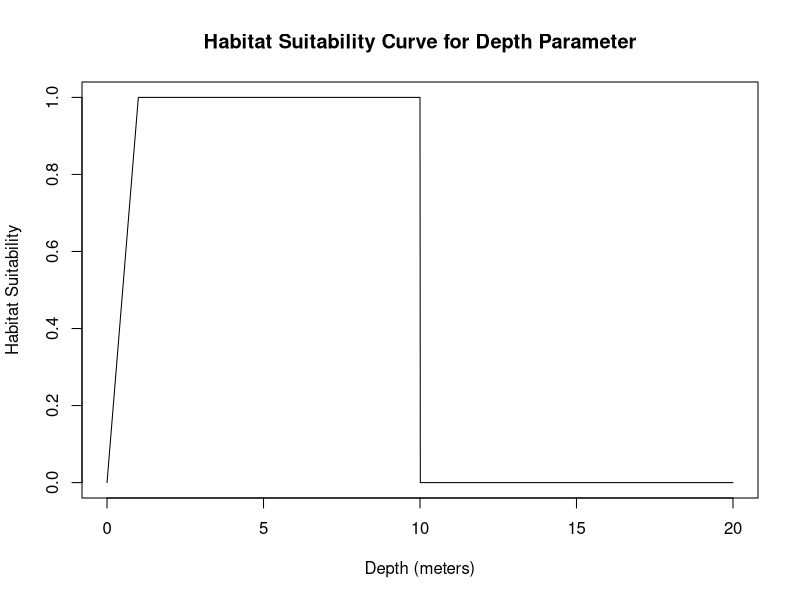
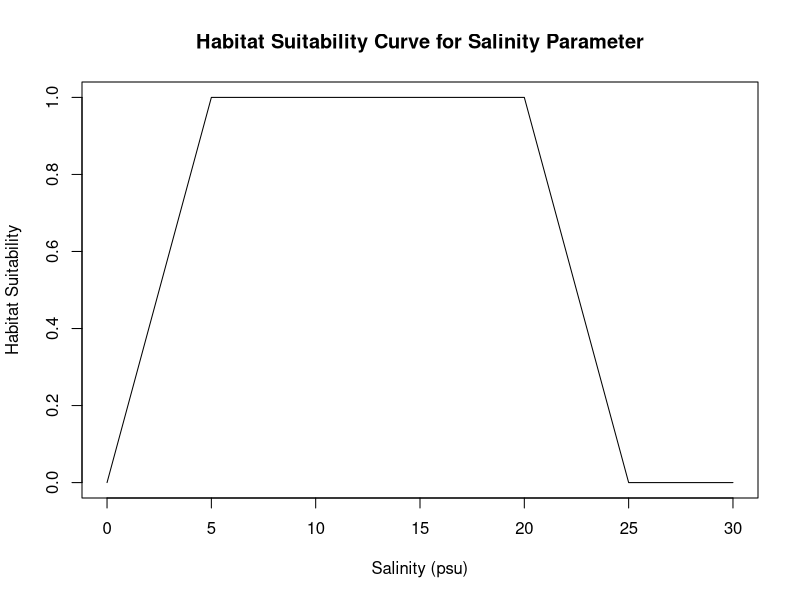
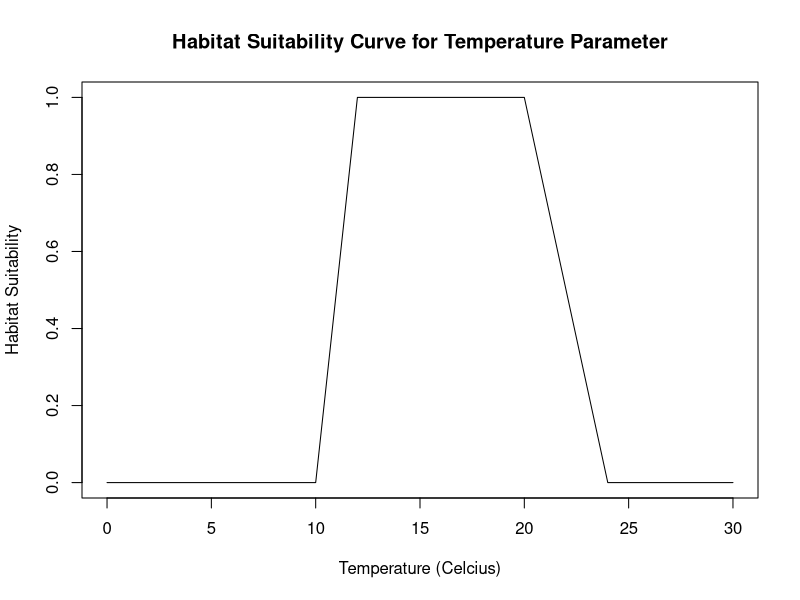
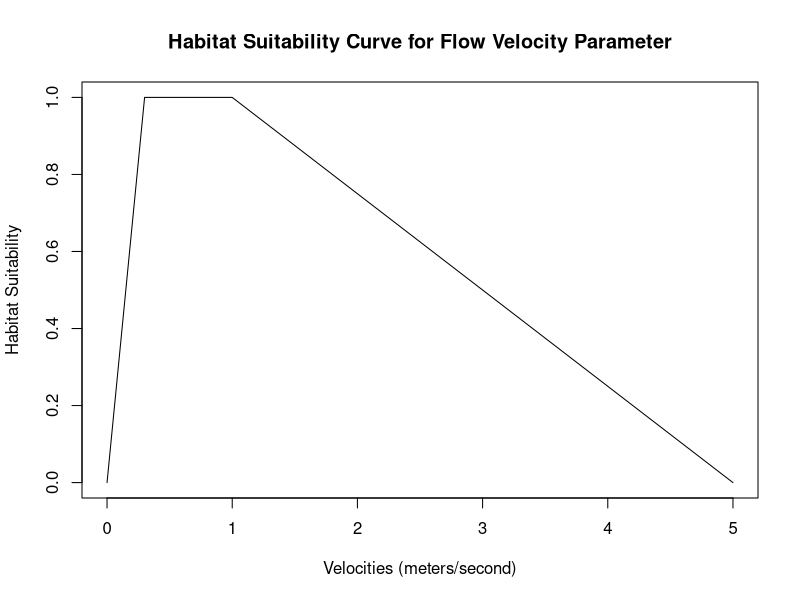
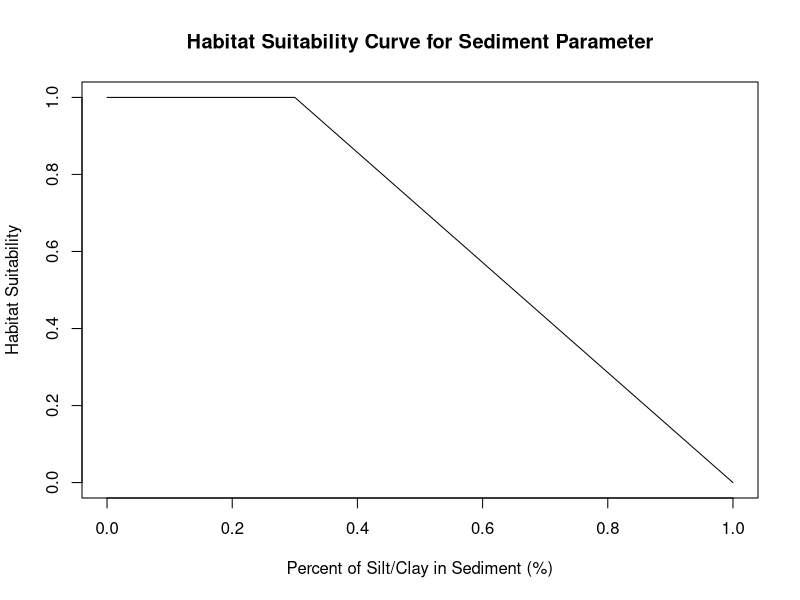

Here is the R script that generated these plots, in order:
## ---- chunk 1
#depth_range <- c(0.305,0.61)#in meters
depth <- (0.305+1)/2 #average between min & max
depth_suitability_curve <- function(depth) {
  # Define the optimal range for depth
  optimal_depth_range <- c(1, 10) # meters

  # Define the lower and upper thresholds for depth
  lower_threshold <- 0 # meters
  upper_threshold <- 10 # meters

  # Compute the habitat suitability score based on depth
  if (depth < lower_threshold | depth > upper_threshold) {
    suitability_score <- 0
  } else if (depth >= optimal_depth_range[1] & depth <= optimal_depth_range[2]) {
    suitability_score <- 1
  } else if (depth < optimal_depth_range[1]) {
    suitability_score <- (depth - lower_threshold) / (optimal_depth_range[1] - lower_threshold)
  } else if (depth > optimal_depth_range[2]) {
    suitability_score <- (upper_threshold - depth) / (upper_threshold - optimal_depth_range[2])
  }

  return(suitability_score)
}
plot_depth_suitability_curve <- function() {
  # Define the range of depths to plot
  depths <- seq(0, 20, by = 0.01)

  # Compute the habitat suitability score for each depth value
  suitability_scores <- sapply(depths, depth_suitability_curve)

  # Plot the suitability scores as a curve
  plot(depths, suitability_scores, type = "l", xlab = "Depth (meters)", ylab = "Habitat Suitability", ylim=c(0,1),
       main = "Habitat Suitability Curve for Depth Parameter")
}
plot_depth_suitability_curve()
## ---- chunk 2
#optimal Salinity range from 0.0psu-0.5psu
Salinity <- (0.5+5)/2 #average between min & max
salinity_suitability_curve <- function(Salinity,optimal_salinity_range) {
  # Define the optimal range for Salinity
  optimal_salinity_range <- c(5, 20) #psu

  # Define the lower and upper thresholds for Salinity
  lower_threshold <- 0 # psu
  upper_threshold <- 25 # psu

  # Compute the habitat suitability score based on Salinity
  if (Salinity < lower_threshold | Salinity > upper_threshold) {
    suitability_score <- 0
  } else if (Salinity >= optimal_salinity_range[1] & Salinity <= optimal_salinity_range[2]) {
    suitability_score <- 1
  } else if (Salinity < optimal_salinity_range[1]) {
    suitability_score <- (Salinity - lower_threshold) / (optimal_salinity_range[1] - lower_threshold)
  } else if (Salinity > optimal_salinity_range[2]) {
    suitability_score <- (upper_threshold - Salinity) / (upper_threshold - optimal_salinity_range[2])
  }

  return(suitability_score)
}
plot_salinity_suitability_curve <- function() {
  # Define the range of Salinities to plot
  Salinities <- seq(0, 30, by = 0.01)

  # Compute the habitat suitability score for each depth value
  suitability_scores <- sapply(Salinities, salinity_suitability_curve)

  # Plot the suitability scores as a curve
  plot(Salinities, suitability_scores, type = "l", xlab = "Salinity (psu)", ylab = "Habitat Suitability", ylim=c(0,1),
       main = "Habitat Suitability Curve for Salinity Parameter")
}
plot_salinity_suitability_curve()
## ---- chunk 3
#optimal temperature range from 0.0psu-0.5psu
temperature <- (6+15)/2 #average between min & max
temperature_suitability_curve <- function(temperature,optimal_temp_range) {
  # Define the optimal range for temperature
  optimal_temp_range <- c(12,20) #celcius

  # Define the lower and upper thresholds for temperature
  lower_threshold <- 10 # psu
  upper_threshold <- 24 # psu

  # Compute the habitat suitability score based on temperature
  if (temperature < lower_threshold | temperature > upper_threshold) {
    suitability_score <- 0
  } else if (temperature >= optimal_temp_range[1] & temperature <= optimal_temp_range[2]) {
    suitability_score <- 1
  } else if (temperature < optimal_temp_range[1]) {
    suitability_score <- (temperature - lower_threshold) / (optimal_temp_range[1] - lower_threshold)
  } else if (temperature > optimal_temp_range[2]) {
    suitability_score <- (upper_threshold - temperature) / (upper_threshold - optimal_temp_range[2])
  }

  return(suitability_score)
}
plot_temperature_suitability_curve <- function() {
  # Define the range of temperature to plot
  temps <- seq(0, 30, by = 0.01)

  # Compute the habitat suitability score for each depth value
  suitability_scores <- sapply(temps, temperature_suitability_curve)

  # Plot the suitability scores as a curve
  plot(temps, suitability_scores, type = "l", xlab = "Temperature (Celcius)", ylab = "Habitat Suitability", ylim=c(0,1),
       main = "Habitat Suitability Curve for Temperature Parameter")
}
plot_temperature_suitability_curve()
## ---- chunk 4
#depth_range <- c(0.305,0.61)#in meters
flow_velocity <- (0.3-0.5)/2 #average between min & max
flow_velocity_suitability <- function(flow_velocity) {
  # Define the optimal range for depth
  optimal_velocity_range <- c(0.3, 1) # meters/second

  # Define the lower and upper thresholds for depth
  lower_threshold <- 0 # meters/second
  upper_threshold <- 5 # meters/second

  # Compute the habitat suitability score based on depth
  if (flow_velocity < lower_threshold | flow_velocity > upper_threshold) {
    suitability_score <- 0
  } else if (flow_velocity >= optimal_velocity_range[1] & flow_velocity <= optimal_velocity_range[2]) {
    suitability_score <- 1
  } else if (flow_velocity < optimal_velocity_range[1]) {
    suitability_score <- (flow_velocity - lower_threshold) / (optimal_velocity_range[1] - lower_threshold)
  } else if (flow_velocity > optimal_velocity_range[2]) {
    suitability_score <- (upper_threshold - flow_velocity) / (upper_threshold - optimal_velocity_range[2])
  }

  return(suitability_score)
}
plot_Velocity_suitability_curve <- function() {
  # Define the range of depths to plot
  velocities <- seq(0,5, by = 0.01)

  # Compute the habitat suitability score for each depth value
  suitability_scores <- sapply(velocities, flow_velocity_suitability)

  # Plot the suitability scores as a curve
  plot(velocities, suitability_scores, type = "l", xlab = "Velocities (meters/second)", ylab = "Habitat Suitability", ylim=c(0,1),
       main = "Habitat Suitability Curve for Flow Velocity Parameter")
}
plot_Velocity_suitability_curve()
## ---- chunk 5
#depth_range <- c(0.305,0.61)#in meters
SiltClay_per <- (0-0.2)/2 #average between min & max
siltclay_suitability <- function(SiltClay_per) {
  # Define the optimal range for depth
  optimal_siltclay_range <- c(0, 0.3) # percent

  # Define the lower and upper thresholds for silt clay percentage
  lower_threshold <- 0 # meters/second
  upper_threshold <- 1 # meters/second

  # Compute the habitat suitability score based on depth
  if (SiltClay_per < lower_threshold | SiltClay_per > upper_threshold) {
    suitability_score <- 0
  } else if (SiltClay_per >= optimal_siltclay_range[1] & SiltClay_per <= optimal_siltclay_range[2]) {
    suitability_score <- 1
  } else if (SiltClay_per < optimal_siltclay_range[1]) {
    suitability_score <- (SiltClay_per - lower_threshold) / (optimal_siltclay_range[1] - lower_threshold)
  } else if (SiltClay_per > optimal_siltclay_range[2]) {
    suitability_score <- (upper_threshold - SiltClay_per) / (upper_threshold - optimal_siltclay_range[2])
  }

  return(suitability_score)
}
plot_SiltClay_suitability_curve <- function() {
  # Define the range of depths to plot
  siltclay_percentile <- seq(0,1, by = 0.01)

  # Compute the habitat suitability score for each depth value
  suitability_scores <- sapply(siltclay_percentile, siltclay_suitability)

  # Plot the suitability scores as a curve
  plot(siltclay_percentile, suitability_scores, type = "l", xlab = "Percent of Silt/Clay in Sediment (%)", ylab = "Habitat Suitability", ylim=c(0,1),
       main = "Habitat Suitability Curve for Sediment Parameter")
}
plot_SiltClay_suitability_curve()
